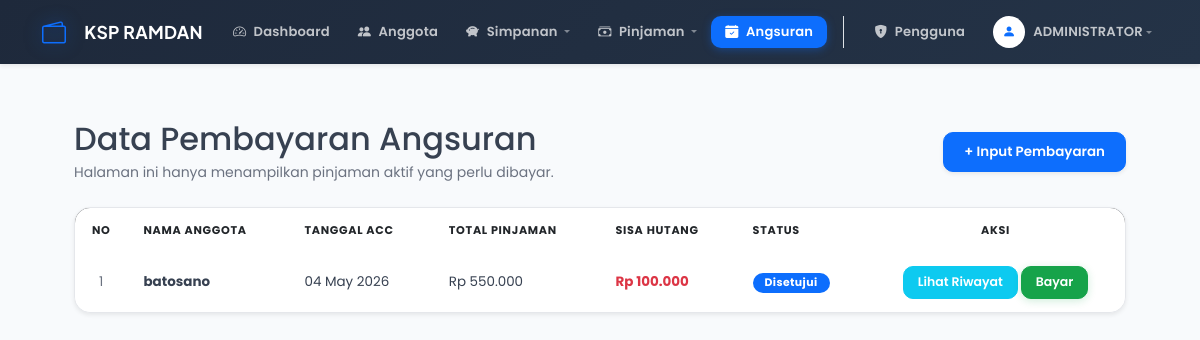
The page /data_angsuran_ramdan.php (signed in) on the database its author committed.
### tables this page shows
CREATE TABLE `tb_pinjaman_ramdan` (
  `id_pinjaman_ramdan` int(11) NOT NULL,
  `id_anggota_ramdan` int(11) NOT NULL,
  `jumlah_pinjaman_ramdan` decimal(15,2) NOT NULL,
  `bunga_ramdan` decimal(5,2) NOT NULL,
  `lama_pinjaman_ramdan` int(11) NOT NULL,
  `total_pinjaman_ramdan` decimal(15,2) NOT NULL,
  `sisa_pinjaman_ramdan` int(11) DEFAULT NULL,
  `status_pinjaman_ramdan` enum('Diajukan','Disetujui','Lunas') DEFAULT 'Diajukan',
  `tanggal_pinjaman_ramdan` date NOT NULL
);

CREATE TABLE `tb_anggota_ramdan` (
  `id_anggota_ramdan` int(11) NOT NULL,
  `nama_ramdan` varchar(100) NOT NULL,
  `alamat_ramdan` text DEFAULT NULL,
  `no_hp_ramdan` varchar(20) DEFAULT NULL,
  `tanggal_daftar_ramdan` date NOT NULL
);

### functions_ramdan.php (called while the page is built, shortened)
<?php
function rupiah($angka) {
    return "Rp " . number_format($angka, 0, ',', '.');
}
?>

### data_angsuran_ramdan.php (the view, shortened to what this page needs)
<?php
include 'koneksi_ramdan.php';
include 'header_ramdan.php';
?>
<div class="content">
    <div class="d-flex justify-content-between align-items-center mb-4">
        <div>
            <h2 class="mb-1">Data Pembayaran Angsuran</h2>
            <p class="text-muted small mb-0">Halaman ini hanya menampilkan pinjaman aktif yang perlu dibayar.</p>
        </div>
        <?php if ($_SESSION['role'] != 'Anggota'): ?>
            <a href="tambah_angsuran_ramdan.php" class="btn btn-primary shadow-sm">+ Input Pembayaran</a>
        <?php endif; ?>
    </div>
    <div class="card shadow-sm border-0">
        <div class="card-body p-0">
            <div class="table-responsive">
                <table class="table table-hover align-middle mb-0">
                    <thead class="bg-dark text-white">
                        <tr>
                            <th width="5%" class="text-center py-3">No</th>
                            <th class="py-3">Nama Anggota</th>
                            <th class="py-3">Tanggal ACC</th>
                            <th class="py-3">Total Pinjaman</th>
                            <th class="py-3">Sisa Hutang</th>
                            <th class="py-3">Status</th>
                            <th class="text-center py-3">Aksi</th>
                        </tr>
                    </thead>
                    <tbody>
                        <?php
                        $no = 1;
                        $query = mysqli_query($koneksi, "SELECT p.*, a.nama_ramdan
                                                         FROM tb_pinjaman_ramdan p
                                                         JOIN tb_anggota_ramdan a ON p.id_anggota_ramdan = a.id_anggota_ramdan
                                                         WHERE p.status_pinjaman_ramdan NOT IN ('Diajukan', 'Ditolak', 'Lunas')
                                                         ORDER BY p.sisa_pinjaman_ramdan DESC, p.id_pinjaman_ramdan DESC");
                        while ($data = mysqli_fetch_assoc($query)) {
                            $status = $data['status_pinjaman_ramdan'];
                            $badge_class = 'bg-primary';
                        ?>
                        <tr>
                            <td class="text-center text-muted"><?php echo $no++; ?></td>
                            <td class="fw-bold"><?php echo htmlspecialchars($data['nama_ramdan']); ?></td>
                            <td><?php echo date('d M Y', strtotime($data['tanggal_pinjaman_ramdan'])); ?></td>
                            <td><?php echo rupiah($data['total_pinjaman_ramdan']); ?></td>
                            <td class="fw-bold text-danger"><?php echo rupiah($data['sisa_pinjaman_ramdan']); ?></td>
                            <td><span class="badge <?php echo $badge_class; ?>"><?php echo $status; ?></span></td>
                            <td class="text-center">
                                <div class="btn-group gap-1">
                                    <a href="riwayat_angsuran_ramdan.php?id=<?php echo $data['id_pinjaman_ramdan']; ?>" class="btn btn-info btn-sm text-white">Lihat Riwayat</a>
                                    <?php if($_SESSION['role'] != 'Anggota'): ?>
                                        <a href="tambah_angsuran_ramdan.php?id=<?php echo $data['id_pinjaman_ramdan']; ?>" class="btn btn-success btn-sm">Bayar</a>
                                    <?php endif; ?>
                                </div>
                            </td>
                        </tr>
                        <?php } ?>
                    </tbody>
                </table>
            </div>
        </div>
    </div>
</div>
<?php include 'footer_ramdan.php'; ?>

### style.css (style rules this page uses)
:root { --ksp-primary: #0d6efd; --ksp-primary-hover: #0859d6; --ksp-primary-soft: rgba(13, 110, 253, 0.08); --ksp-primary-glow: 0 0 0 4px rgba(13, 110, 253, 0.14); --ksp-dark: #1e293b; --ksp-dark-2: #334155; --ksp-text: #374151; --ksp-muted: #6b7280; --ksp-border: #e5e7eb; --ksp-border-soft: #f0f2f5; --ksp-bg: #f4f7fb; --ksp-surface: #ffffff; --ksp-surface-2: #f8fafc; --ksp-glass: rgba(255, 255, 255, 0.85); --ksp-success: #16a34a; --ksp-success-soft: rgba(22, 163, 74, 0.1); --ksp-warning: #d97706; --ksp-warning-soft: rgba(217, 119, 6, 0.1); --ksp-danger: #dc2626; --ksp-danger-soft: rgba(220, 38, 38, 0.1); --ksp-info: #0891b2; --ksp-info-soft: rgba(8, 145, 178, 0.1); --shadow-xs: 0 1px 2px rgba(0, 0, 0, 0.05); --shadow-sm: 0 2px 8px rgba(0, 0, 0, 0.06), 0 1px 3px rgba(0, 0, 0, 0.04); --shadow-md: 0 4px 16px rgba(0, 0, 0, 0.08), 0 2px 6px rgba(0, 0, 0, 0.04); --shadow-lg: 0 10px 30px rgba(0, 0, 0, 0.1), 0 4px 12px rgba(0, 0, 0, 0.05); --shadow-glow: 0 0 24px rgba(13, 110, 253, 0.18); --radius-sm: 6px; --radius-md: 10px; --radius-lg: 16px; --radius-xl: 20px; --radius-pill: 999px; --ease-out: cubic-bezier(0.22, 1, 0.36, 1); --ease-in: cubic-bezier(0.55, 0, 1, 0.45); --ease-inout: cubic-bezier(0.65, 0, 0.35, 1); --duration: 0.28s; }
*, *::before, *::after { box-sizing: border-box; }
html { scroll-behavior: smooth; }
body { font-family: 'Poppins', 'Plus Jakarta Sans', sans-serif; background-color: var(--ksp-bg); color: var(--ksp-text); -webkit-font-smoothing: antialiased; -moz-osx-font-smoothing: grayscale; min-height: 100vh; overflow-x: hidden; }
.content { padding: 28px 24px 60px; max-width: 1400px; margin: 0 auto; min-height: calc(100vh - 72px); animation: contentFadeIn 0.4s var(--ease-out) both; }
.card { background: var(--ksp-surface); border: 1px solid var(--ksp-border) !important; border-radius: var(--radius-lg) !important; box-shadow: var(--shadow-sm); transition: transform var(--duration) var(--ease-out), box-shadow var(--duration) var(--ease-out), border-color var(--duration) ease; overflow: hidden; }
.card-body { padding: 20px; }
.table-responsive { border-radius: 0 0 var(--radius-lg) var(--radius-lg); overflow: hidden; }
.table { margin-bottom: 0; font-size: 0.84rem; border-collapse: separate; border-spacing: 0; }
.table thead th, .table-ksp-head th { font-size: 0.7rem !important; font-weight: 700 !important; text-transform: uppercase; letter-spacing: 0.7px; padding: 14px 16px !important; border-bottom: none !important; white-space: nowrap; }
.table td { padding: 13px 16px; vertical-align: middle; border-bottom: 1px solid var(--ksp-border-soft); color: var(--ksp-text); transition: background var(--duration) ease; }
.table-hover tbody tr { transition: background var(--duration) ease; }
.table tbody tr:last-child td { border-bottom: none; }
.badge, [class*="badge-status"] { font-size: 0.68rem; font-weight: 700; letter-spacing: 0.4px; padding: 5px 12px; border-radius: var(--radius-pill); display: inline-flex; align-items: center; gap: 5px; }
.bg-primary { background: var(--ksp-primary) !important; }
.btn { font-weight: 600; font-size: 0.84rem; border-radius: var(--radius-md) !important; padding: 9px 20px; transition: all var(--duration) var(--ease-out) !important; display: inline-flex; align-items: center; gap: 7px; white-space: nowrap; position: relative; overflow: hidden; }
.btn::after { content: ''; position: absolute; inset: 0; background: rgba(255,255,255,0); transition: background 0.2s ease; border-radius: inherit; }
.btn-primary { background: var(--ksp-primary) !important; border-color: var(--ksp-primary) !important; color: #fff !important; box-shadow: 0 2px 8px rgba(13,110,253,0.25); }
.btn-success { background: var(--ksp-success) !important; border-color: var(--ksp-success) !important; color: #fff !important; box-shadow: 0 2px 8px rgba(22,163,74,0.2); }
.btn-sm { padding: 6px 14px; font-size: 0.78rem; }
.text-muted { color: var(--ksp-muted) !important; }
@media (min-width: 1200px) { .content { padding: 32px 32px 80px; } }

### header_ramdan.php (style rules this page uses)
body { font-family: 'Poppins', sans-serif; background-color: #f8fafc; }

### rows shown on the page
tb_pinjaman_ramdan: id_anggota_ramdan.nama_ramdan "batosano", tanggal_pinjaman_ramdan "04 May 2026", total_pinjaman_ramdan "Rp 550.000", sisa_pinjaman_ramdan "Rp 100.000", status_pinjaman_ramdan "Disetujui"

### other values the page prints
$nama_display "ADMINISTRATOR"
